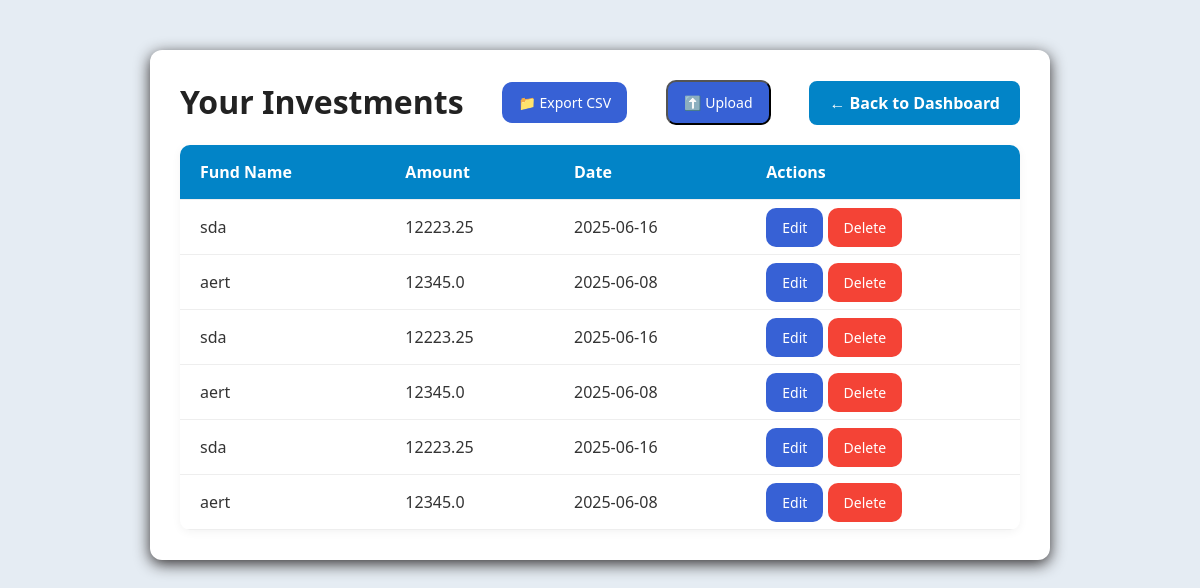
Page /investments (signed in) on the earlier database version.
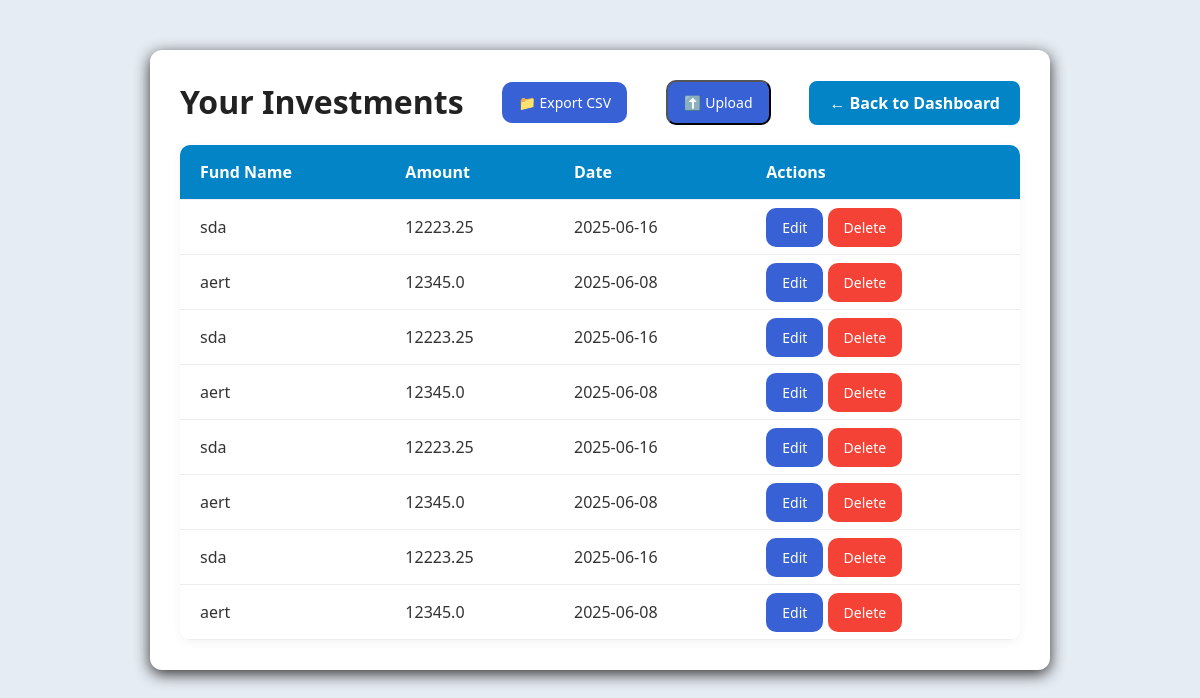
Same page on the later database version.
### tables this page shows
CREATE TABLE funds (
            id INTEGER PRIMARY KEY AUTOINCREMENT,
            fund_name TEXT NOT NULL,
            amount REAL NOT NULL,
            date TEXT NOT NULL,
            username TEXT NOT NULL
        );

### app/__init__.py (the view)
    @app.route('/investments')
    def show_investments():
        if 'username' not in session:
            return redirect(url_for('login'))
        conn = get_db_connection()
        username = session['username']
        funds = conn.execute('SELECT * FROM funds WHERE username = ?', (username,)).fetchall()
        conn.close()
        return render_template('investments.html', funds=funds, username=username )

### app/templates/investments.html (shortened to what this page needs)
<!DOCTYPE html>
<html>
<head>
    <link href="https://cdn.jsdelivr.net/npm/bootstrap@5.3.0/dist/css/bootstrap.min.css" rel="stylesheet">
</head>
<body>
  <div class="container">
    <div class="top-bar">
      <h2>Your Investments</h2>
      <a href="{{ url_for('export_csv') }}" class="buttons1">📁 Export CSV</a>
<button type="button" class="buttons1" data-bs-toggle="modal" data-bs-target="#uploadModal">
  ⬆️ Upload
</button>
      <a href="{{ url_for('dashboard') }}" class="back-btn">← Back to Dashboard</a>
    </div>
    {% if funds %}
    <table>
      <thead>
        <tr>
          <th>Fund Name</th>
          <th>Amount</th>
          <th>Date</th>
          <th>Actions</th>
        </tr>
      </thead>
      <tbody>
        {% for fund in funds %}
        <tr>
          <td>{{ fund['fund_name'] }}</td>
          <td>{{ fund['amount'] }}</td>
          <td>{{ fund['date'] }}</td>
          <td>
            <a href="{{ url_for('edit_fund', fund_id=fund['id']) }}" class="buttons1">Edit</a>
            <a href="{{ url_for('delete_fund', fund_id=fund['id']) }}" class="buttons2">Delete</a>
          </td>
        </tr>
        {% endfor %}
      </tbody>
    </table>
    {% else %}
    <div class="no-data">You have not added any investments yet.</div>
    {% endif %}
  </div>
</body>
</html>

### app/templates/investments.html (style rules this page uses)
body { font-family: 'Segoe UI', Tahoma, Geneva, Verdana, sans-serif; background: #e5ecf3; margin: 0; padding: 0; color: #333; }
.container { max-width: 900px; margin: 50px auto; background: white; padding: 30px; border-radius: 12px; box-shadow: 0 4px 15px rgba(40, 36, 36, 0.948); }
.top-bar { display: flex; justify-content: space-between; align-items: center; margin-bottom: 20px; }
h2 { margin: 0; font-weight: 700; color: #222; }
.back-btn { background: #0284c7; color: white !important; padding: 10px 20px; border-radius: 8px; text-decoration: none; font-weight: 600; transition: background 0.3s ease; }
table { width: 100%; border-collapse: collapse; background: white; box-shadow: 0 2px 10px rgba(0, 0, 0, 0.05); border-radius: 10px; overflow: hidden; }
th, td { padding: 15px 20px; text-align: left; border-bottom: 1px solid #eee; font-size: 16px; }
th { background-color: #0284c7; color: white; font-weight: 700; }
.buttons1 { background-color: #3761d5; color: white !important; padding: 10px 16px; text-align: center; border-radius: 10px; text-decoration: none; font-size: 14px; }
.buttons2 { background-color: #f44336; color: white !important; padding: 10px 16px; text-align: center; border-radius: 10px; text-decoration: none; font-size: 14px; }

Differences in the rows shown:
added funds: fund_name "sda", amount "12223.25", date "2025-06-16"
added funds: fund_name "aert", amount "12345.0", date "2025-06-08"
